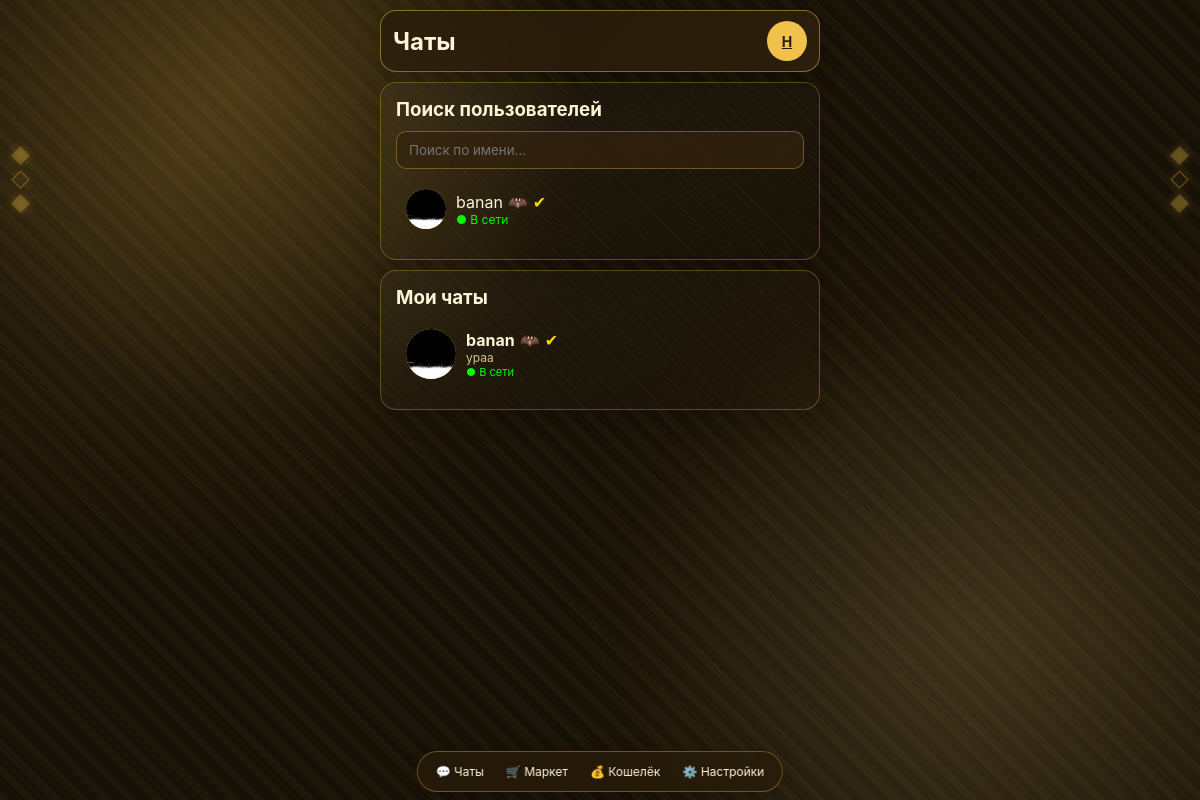
Page /search (signed in) on the committed database.
### tables this page shows
CREATE TABLE users (
        id INTEGER PRIMARY KEY AUTOINCREMENT,
        login TEXT UNIQUE,
        password_hash TEXT,
        username TEXT,
        bio TEXT DEFAULT '',
        avatar TEXT DEFAULT '',
        theme TEXT DEFAULT 'default',
        balance INTEGER DEFAULT 0,
        premium INTEGER DEFAULT 0,
        premium_emoji TEXT DEFAULT '',
        banner TEXT DEFAULT '',
        verified INTEGER DEFAULT 0,
        is_admin INTEGER DEFAULT 0,
        blocked INTEGER DEFAULT 0,
        is_online INTEGER DEFAULT 0,
        free_nft_used INTEGER DEFAULT 0,
        owned_themes TEXT DEFAULT '',
        owned_emojis TEXT DEFAULT ''
    );

CREATE TABLE messages (
        id INTEGER PRIMARY KEY AUTOINCREMENT,
        chat_id INTEGER,
        sender_id INTEGER,
        content TEXT,
        type TEXT DEFAULT 'text',
        reply_to INTEGER DEFAULT NULL,
        is_photo INTEGER DEFAULT 0,
        is_sticker INTEGER DEFAULT 0,
        is_deleted INTEGER DEFAULT 0,
        is_read INTEGER DEFAULT 0,
        created_at TIMESTAMP DEFAULT CURRENT_TIMESTAMP
    );

### app.py (the view)
@app.route('/search')
@login_required
def search():
    user = get_current_user()
    conn = get_db()
    users = conn.execute('SELECT * FROM users WHERE id != ? ORDER BY username', (user['id'],)).fetchall()
    chats = conn.execute('''SELECT pc.*, u.username as other_username, u.id as other_id, u.avatar, u.premium, u.premium_emoji, u.verified, u.is_online, u.is_admin
                           FROM private_chats pc
                           JOIN users u ON (u.id = pc.user1_id AND pc.user2_id = ?) OR (u.id = pc.user2_id AND pc.user1_id = ?)
                           WHERE pc.user1_id = ? OR pc.user2_id = ?
                           ''', (user['id'], user['id'], user['id'], user['id'])).fetchall()
    chat_list = []
    for chat in chats:
        other_id = chat['other_id']
        last_msg = conn.execute('SELECT * FROM messages WHERE chat_id = ? ORDER BY created_at DESC LIMIT 1', (chat['id'],)).fetchone()
        unread = conn.execute('SELECT COUNT(*) as cnt FROM messages WHERE chat_id = ? AND sender_id != ? AND is_read = 0', (chat['id'], user['id'])).fetchone()['cnt']
        chat_list.append({
            'chat': chat,
            'last_msg': last_msg,
            'unread': unread
        })
    conn.close()
    return render_template('search.html', users=users, chat_list=chat_list)

### app.py (called while the page is built, shortened)
def get_db():
    conn = sqlite3.connect(DB_NAME)
    conn.row_factory = sqlite3.Row
    return conn

def login_required(f):
    @wraps(f)
    def decorated_function(*args, **kwargs):
        if 'user_id' not in session:
            return redirect(url_for('login'))
        conn = get_db()
        user = conn.execute('SELECT * FROM users WHERE id = ?', (session['user_id'],)).fetchone()
        conn.close()
        if user and user['blocked']:
            return redirect(url_for('blocked'))
        return f(*args, **kwargs)
    return decorated_function

def get_current_user():
    if 'user_id' not in session:
        return None
    conn = get_db()
    user = conn.execute('SELECT * FROM users WHERE id = ?', (session['user_id'],)).fetchone()
    conn.close()
    return user

def get_theme_data(theme_key):
    if theme_key in THEMES:
        t = THEMES[theme_key].copy()
        return t

@app.context_processor
def inject_theme():
    user = get_current_user()
    if user:
        theme_key = user['theme'] if user['theme'] else 'default'
        theme = get_theme_data(theme_key)
        return dict(theme=theme, current_user=user, all_themes_global=THEMES, market_themes_global=MARKET_THEMES)
    return dict(theme=THEMES['default'].copy(), current_user=None, all_themes_global=THEMES, market_themes_global=MARKET_THEMES)

### templates/search.html (shortened to what this page needs)
{% extends "base.html" %}
{% block content %}
<div class="header">
    <div style="flex: 1;">
        <h2>Чаты</h2>
    </div>
    <a href="{{ url_for('profile', user_id=current_user.id) }}" class="avatar" style="width: 40px; height: 40px; font-size: 14px;">
        {% if current_user.avatar %}
        <img src="{{ url_for('static', filename='uploads/' + current_user.avatar) }}">
        {% else %}
        {{ current_user.username[0].upper() }}
        {% endif %}
    </a>
</div>
<div class="card">
    <h3 style="margin-bottom: 10px;">Поиск пользователей</h3>
    <input type="text" id="userSearch" class="input" placeholder="Поиск по имени..." onkeyup="searchUsers()">
    <div id="userList">
        {% for u in users %}
        <a href="{{ url_for('chat', other_id=u.id) }}" style="text-decoration: none; color: var(--text);">
            <div style="display: flex; align-items: center; gap: 10px; padding: 10px; border-radius: 8px; margin-bottom: 5px;" onmouseover="this.style.background='var(--panel)'" onmouseout="this.style.background='transparent'">
                <div class="avatar" style="width: 40px; height: 40px; font-size: 14px;">
                    {% if u.avatar %}
                    <img src="{{ url_for('static', filename='uploads/' + u.avatar) }}">
                    {% else %}
                    {{ u.username[0].upper() }}
                    {% endif %}
                </div>
                <div style="flex: 1;">
                    <div style="display: flex; align-items: center; gap: 5px;">
                        <span>{{ u.username }}</span>
                        {% if u.premium_emoji %}<span>{{ u.premium_emoji }}</span>{% endif %}
                        {% if u.is_admin %}<span style="color: #ffd700;">✔</span>{% elif u.verified %}<span style="color: #3399ff;">✓</span>{% endif %}
                    </div>
                    <div style="font-size: 12px;">
                        {% if u.is_online %}<span class="status-online">● В сети</span>{% elif u.blocked %}<span class="status-blocked">🌐 200</span>{% else %}<span class="status-offline">● Не в сети</span>{% endif %}
                    </div>
                </div>
            </div>
        </a>
        {% endfor %}
    </div>
</div>
{% if chat_list %}
<div class="card">
    <h3 style="margin-bottom: 10px;">Мои чаты</h3>
    {% for item in chat_list %}
    <a href="{{ url_for('chat', other_id=item.chat.other_id) }}" style="text-decoration: none; color: var(--text);">
        <div style="display: flex; align-items: center; gap: 10px; padding: 10px; border-radius: 8px; margin-bottom: 5px;" onmouseover="this.style.background='var(--panel)'" onmouseout="this.style.background='transparent'">
            <div class="avatar" style="width: 50px; height: 50px;">
                {% if item.chat.avatar %}
                <img src="{{ url_for('static', filename='uploads/' + item.chat.avatar) }}">
                {% else %}
                {{ item.chat.other_username[0].upper() }}
                {% endif %}
            </div>
            <div style="flex: 1; min-width: 0;">
                <div style="display: flex; align-items: center; gap: 5px; justify-content: space-between;">
                    <div style="display: flex; align-items: center; gap: 5px;">
                        <span style="font-weight: bold;">{{ item.chat.other_username }}</span>
                        {% if item.chat.premium_emoji %}<span>{{ item.chat.premium_emoji }}</span>{% endif %}
                        {% if item.chat.is_admin %}<span style="color: #ffd700;">✔</span>{% elif item.chat.verified %}<span style="color: #3399ff;">✓</span>{% endif %}
                    </div>
                </div>
                <div style="font-size: 12px; color: var(--muted); white-space: nowrap; overflow: hidden; text-overflow: ellipsis;">
                    {% if item.last_msg %}
                        {% if item.last_msg.is_deleted %}сообщение удалено{% elif item.last_msg.is_sticker %}{{ item.last_msg.content }} стикер{% elif item.last_msg.is_photo %}Фото{% else %}{{ item.last_msg.content }}{% endif %}
                    {% endif %}
                </div>
                <div style="font-size: 11px;">
                    {% if item.chat.is_online %}<span class="status-online">● В сети</span>{% else %}<span class="status-offline">● Не в сети</span>{% endif %}
                </div>
            </div>
        </div>
    </a>
    {% endfor %}
</div>
{% endif %}
{% endblock %}

### rows in the picture
users: username "H"
users: avatar (picture), username "banan", premium_emoji "🦇", is_online "● В сети", chat.other_username "banan", chat.premium_emoji "🦇", is_admin 1 (drawn)
messages: last_msg.content "ураа"

### other values in the picture
{{ theme.decor | safe }} "◆ ◇ ◆ ◆ ◇ ◆"
